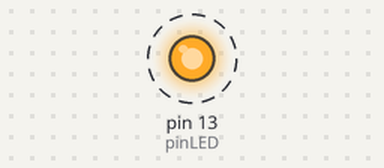
Simulated run of this sketch. Board: Arduino Uno, built with avr-gcc and run on an emulated ATmega328P. Shown: output pins drawn as LEDs (lit = HIGH). Dashed ring = blinking. What the sketch prints to the serial monitor is not drawn.

Above: at 0.1 s.
Timing chart, 0 to 3.0 s (numbered marks = the images above):
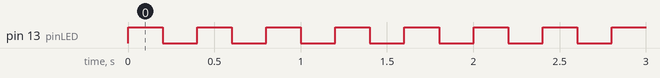

The sketch:

belajarLED.ino.ino
```cpp
int pinLED = 13;

void setup() {
  // put your setup code here, to run once:
  pinMode(pinLED, OUTPUT); //Menyiapkan LED siap bekerja
  Serial.begin(9600);
  Serial.println("Alat menyala dan siap digunakan !");


}

void loop() {
  // put your main code here, to run repeatedly:
  digitalWrite(pinLED, HIGH); //Menyiapkan LED Board Arduino
  Serial.println("Lampu Nyala");
  delay(200);
  digitalWrite(pinLED, LOW); //Menyiapkan LED Board Arduino
  Serial.println("Lampu Mati");
  delay(200);
}
```

Measured:
- by itself, pin 13 (pinLED): alternates HIGH for 0.20 s and LOW for 0.20 s
